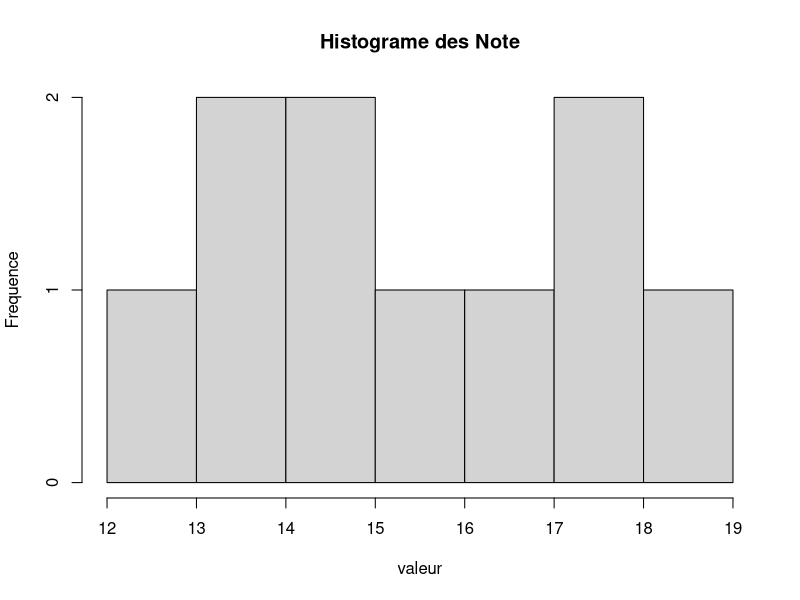
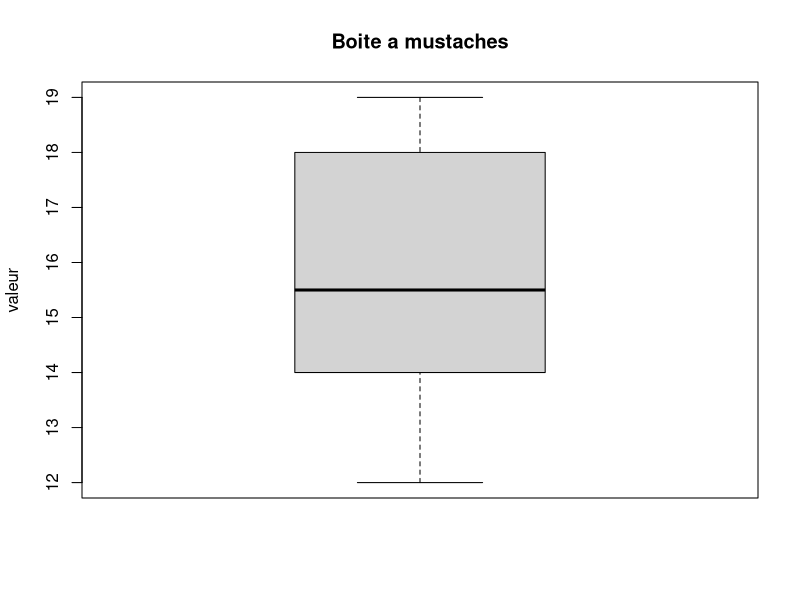

These figures' R source, in order:
#Exercice 2
Note <- c (12, 15, 18, 14, 16, 19, 17, 15, 14, 18)

#1
hist(Note,
     main = "Histograme des Note",
     xlab = "valeur",
     ylab = "Frequence")

#2
boxplot(Note,
        main ="Boite a mustaches",
        ylab ="valeur")

#il nexiste pas de valeur aberante
